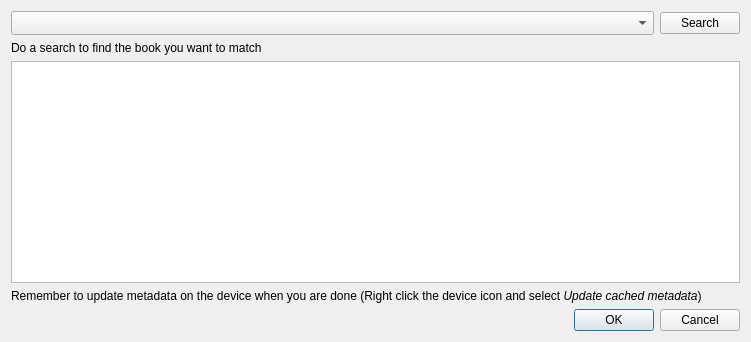
<?xml version="1.0" encoding="UTF-8"?>
<ui version="4.0">
 <class>MatchBooks</class>
 <widget class="QDialog" name="MatchBooks">
  <property name="geometry">
   <rect>
    <x>0</x>
    <y>0</y>
    <width>751</width>
    <height>342</height>
   </rect>
  </property>
  <property name="sizePolicy">
   <sizepolicy hsizetype="Expanding" vsizetype="MinimumExpanding">
    <horstretch>0</horstretch>
    <verstretch>0</verstretch>
   </sizepolicy>
  </property>
  <property name="windowTitle">
   <string>Match Books</string>
  </property>
  <layout class="QGridLayout">
   <item row="0" column="0">
    <widget class="HistoryLineEdit" name="search_text">
     <property name="sizePolicy">
      <sizepolicy hsizetype="Expanding" vsizetype="Fixed">
       <horstretch>100</horstretch>
       <verstretch>0</verstretch>
      </sizepolicy>
     </property>
     <property name="minimumSize">
      <size>
       <width>350</width>
       <height>0</height>
      </size>
     </property>
     <property name="sizeAdjustPolicy">
      <enum>QComboBox::AdjustToMinimumContentsLengthWithIcon</enum>
     </property>
     <property name="minimumContentsLength">
      <number>30</number>
     </property>
    </widget>
   </item>
   <item row="0" column="1">
    <widget class="QPushButton" name="search_button">
     <property name="text">
      <string>Search</string>
     </property>
    </widget>
   </item>
   <item row="1" column="0" colspan="2">
    <widget class="QLabel" name="label">
     <property name="text">
      <string>Do a search to find the book you want to match</string>
     </property>
    </widget>
   </item>
   <item row="2" column="0" colspan="2">
    <widget class="QTableWidget" name="books_table">
     <property name="sizePolicy">
      <sizepolicy hsizetype="Expanding" vsizetype="Expanding">
       <horstretch>4</horstretch>
       <verstretch>0</verstretch>
      </sizepolicy>
     </property>
     <property name="rowCount">
      <number>0</number>
     </property>
     <property name="columnCount">
      <number>0</number>
     </property>
    </widget>
   </item>
   <item row="3" column="0" colspan="2">
    <widget class="QLabel" name="label">
     <property name="text">
      <string>&lt;p&gt;Remember to update metadata on the device when you are done (Right click the device icon and select &lt;i&gt;Update cached metadata&lt;/i&gt;)&lt;/p&gt;</string>
     </property>
     <property name="wordWrap">
      <bool>true</bool>
     </property>
    </widget>
   </item>
   <item row="4" column="0" colspan="2">
    <layout class="QHBoxLayout">
     <item>
      <spacer>
       <property name="orientation">
        <enum>Qt::Horizontal</enum>
       </property>
       <property name="sizeHint" stdset="0">
        <size>
         <width>0</width>
         <height>0</height>
        </size>
       </property>
      </spacer>
     </item>
     <item>
      <widget class="QDialogButtonBox" name="buttonBox">
       <property name="standardButtons">
        <set>QDialogButtonBox::Cancel|QDialogButtonBox::Ok</set>
       </property>
       <property name="centerButtons">
        <bool>false</bool>
       </property>
      </widget>
     </item>
    </layout>
   </item>
  </layout>
 </widget>
 <customwidgets>
  <customwidget>
   <class>HistoryLineEdit</class>
   <extends>QComboBox</extends>
   <header>calibre/gui2/widgets.h</header>
  </customwidget>
 </customwidgets>
 <resources/>
 <connections>
  <connection>
   <sender>buttonBox</sender>
   <signal>rejected()</signal>
   <receiver>MatchBooks</receiver>
   <slot>reject()</slot>
   <hints>
    <hint type="sourcelabel">
     <x>297</x>
     <y>217</y>
    </hint>
    <hint type="destinationlabel">
     <x>286</x>
     <y>234</y>
    </hint>
   </hints>
  </connection>
 </connections>
</ui>
